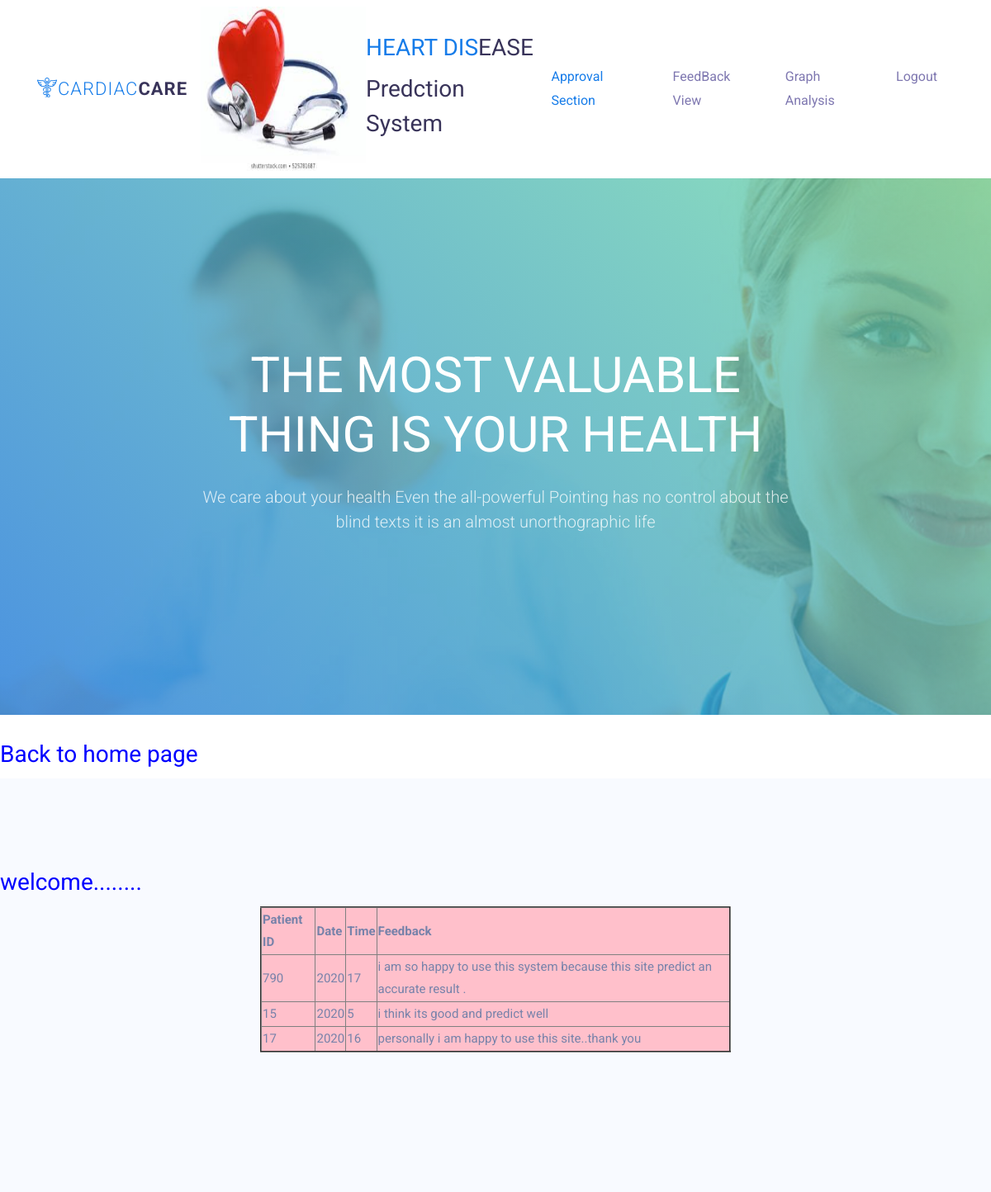
The app's page /remedic/adminfview.php with its own data.
### tables this page shows
CREATE TABLE `tbl_feedback` (
  `pid` int(10) NOT NULL,
  `date` int(11) NOT NULL,
  `time` int(11) NOT NULL,
  `feedback` text NOT NULL
);

### remedic/adminfview.php (the view, shortened to what this page needs)
<!DOCTYPE html>
<html lang="en">
  <head>
    <link rel="stylesheet" href="css/open-iconic-bootstrap.min.css">
    <link rel="stylesheet" href="css/animate.css">
    <link rel="stylesheet" href="css/owl.carousel.min.css">
    <link rel="stylesheet" href="css/owl.theme.default.min.css">
    <link rel="stylesheet" href="css/magnific-popup.css">
    <link rel="stylesheet" href="css/aos.css">
    <link rel="stylesheet" href="css/ionicons.min.css">
    <link rel="stylesheet" href="css/bootstrap-datepicker.css">
    <link rel="stylesheet" href="css/jquery.timepicker.css">
    <link rel="stylesheet" href="css/flaticon.css">
    <link rel="stylesheet" href="css/icomoon.css">
    <link rel="stylesheet" href="css/style.css">
  </head>
  <body>
  <nav class="navbar navbar-expand-lg navbar-dark ftco_navbar bg-dark ftco-navbar-light" id="ftco-navbar">
    <div class="container">
      <a class="navbar-brand" href="index.html"><i class="flaticon-pharmacy"></i><span>CaRdIaC</span>CaRe</a>
<div>
		  <img src="images/download.jpg"  width="200" height="200">
		  </div>
		  <div class="art-shapes">
<h3 class="art-headline" data-left="2.51%">
    <a href="#">HEART DIS</a>EASE
</h3>
<h3 class="art-slogan" data-left="2.51%">Predction System</h3>
</div>
      <div class="collapse navbar-collapse" id="ftco-nav">
        <ul class="navbar-nav ml-auto">
          <li class="nav-item active"><a href="adminapp.php" class="nav-link">Approval Section</a></li>
          <li class="nav-item"><a href="adminfview.php" class="nav-link">FeedBack View</a></li>
          <li class="nav-item"><a href="admingraph.php" class="nav-link">Graph Analysis</a></li>
                    <li class="nav-item"><a href="logout.php" class="nav-link">Logout</a></li>
        </ul>
      </div>
    </div>
  </nav>
    <div class="hero-wrap" style="background-image: url('images/bg_1.jpg'); background-attachment:fixed;">
      <div class="overlay"></div>
      <div class="container">
        <div class="row no-gutters slider-text align-items-center justify-content-center" data-scrollax-parent="true">
          <div class="col-md-8 ftco-animate text-center">
            <h1 class="mb-4">The most valuable thing is your Health</h1>
            <p>We care about your health Even the all-powerful Pointing has no control about the blind texts it is an almost unorthographic life</p>
          </div>
        </div>
      </div>
    </div>
 	 <br> <a href="adminpage.php"><h3><font color="blue">Back to home page</font></h3></a>
    <section class="ftco-section bg-light">
	<?php
		  $usr=$_SESSION['username'];
		  echo "<h3>";
		  echo "<font color=blue>";
		  echo "welcome........".$usr;
		  echo "</font>";
		  echo "</h3>";
		  ?>
      <div class="container">
        <div class="row justify-content-center mb-5 pb-3">
       <?php
include('dbconnect.php');
$sql="select * from tbl_feedback";
$data=mysql_query($sql,$con);
echo "<table border=2  width=50% bgcolor=pink>";
echo "<tr><th>Patient ID</th><th>Date</th><th>Time</th><th>Feedback</th></tr>";
while($row=mysql_fetch_array($data))
{
$pid1=$row['pid'];
$ag=$row['date'];
$ang=$row['time'];
$suga=$row['feedback'];
echo "<tr><td>$pid1</td><td>$ag</td><td>$ang</td><td>$suga</td></tr>";
}
?>
		</div>
      </div>
    </section>
  </body>
</html>

### records on screen
tbl_feedback: pid "790", date "2020", time "17", feedback "i am so happy to use this system because this site predict an accurate result ."
tbl_feedback: pid "15", date "2020", time "5", feedback "i think its good and predict well"
tbl_feedback: pid "17", date "2020", time "16", feedback "personally i am happy to use this site..thank you"
